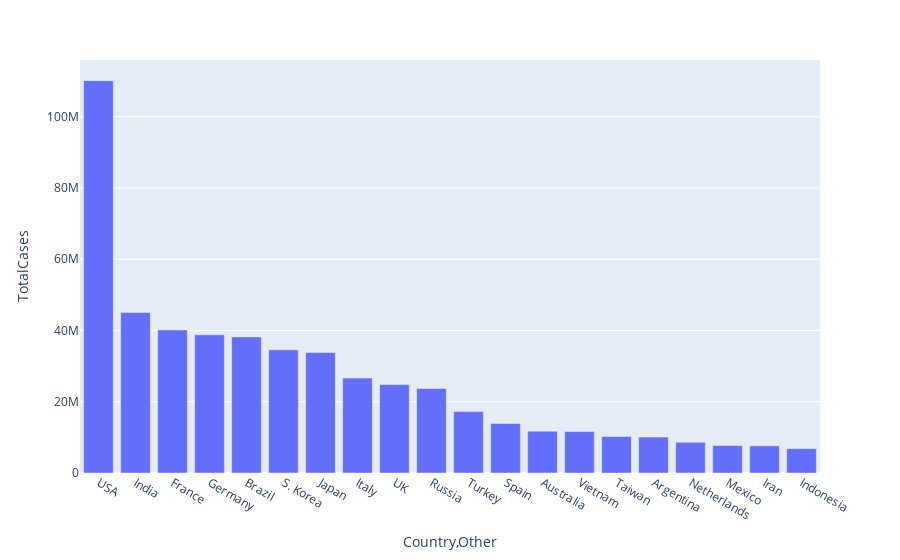

Notebook code cell kept with this figure:
### Code cell
import plotly.express as px
fig = px.bar(df, x='Country,Other', y='TotalCases')
fig.show()

### Figure 1 — Plotly figure (JSON) as saved in the notebook; plotly's stock layout.template omitted (floating-point values rounded to 4 significant figures)
{"data": [{"alignmentgroup": "True", "hovertemplate": "Country,Other=%{x}<br>TotalCases=%{y}<extra></extra>", "legendgroup": "", "marker": {"color": "#636efa", "pattern": {"shape": ""}}, "name": "", "offsetgroup": "", "orientation": "v", "showlegend": false, "textposition": "auto", "type": "bar", "x": ["USA", "India", "France", "Germany", "Brazil", "S. Korea", "Japan", "Italy", "UK", "Russia", "Turkey", "Spain", "Australia", "Vietnam", "Taiwan", "Argentina", "Netherlands", "Mexico", "Iran", "Indonesia"], "xaxis": "x", "y": [110109948, 45013272, 40138560, 38765656, 38177375, 34571873, 33803572, 26632429, 24812582, 23713738, 17232066, 13914811, 11745723, 11624114, 10241523, 10080046, 8623210, 7702731, 7625292, 6819830], "yaxis": "y"}], "layout": {"barmode": "relative", "legend": {"tracegroupgap": 0}, "margin": {"t": 60}, "xaxis": {"anchor": "y", "domain": [0, 1], "title": {"text": "Country,Other"}}, "yaxis": {"anchor": "x", "domain": [0, 1], "title": {"text": "TotalCases"}}}}
